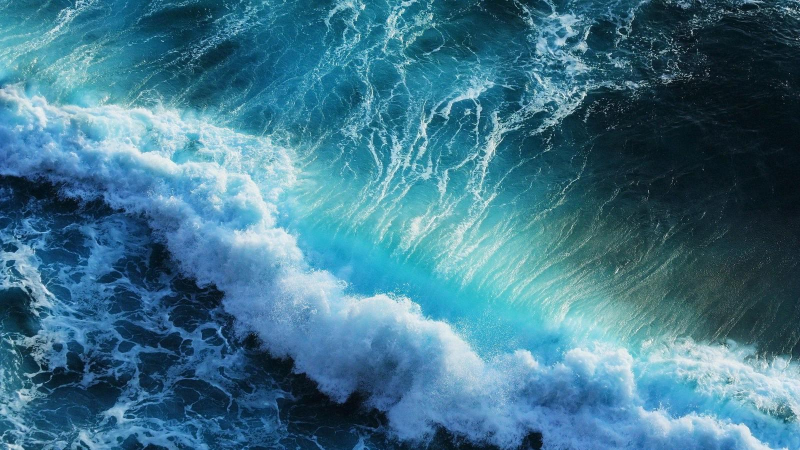
#> input picture hanxlleon/0005/img/1600x900.jpg, 1600 x 900 px (shown at 1/2 size); its folder holds only this picture in this run
$ python 0022.py   (older library calls are emulated)
#> lines starting #> are read from the running program, lines starting #| are printed output that depends on the picture
# -*- coding: utf-8 -*-
#第 0005 题：你有一个目录，装了很多照片，把它们的尺寸变成都不大于 iPhone5 分辨率的大小。
#iphone5的分辨率为1136x640像素

from PIL import Image
import glob, os

def search_imgfile(path):
    abspath = os.path.abspath(path)
    return glob.glob(os.path.join(abspath, '*.jpg'))

def change_image_size(filename, size=(1136, 640)):
#> called with filename = 'hanxlleon/0005/img/1600x900.jpg', size = (1136, 640)
    im = Image.open(filename)
#> im is the input picture: PIL image 1600x900 RGB; mean R, G, B 63.6, 116.9, 139.7
    im.thumbnail(size, Image.ANTIALIAS)
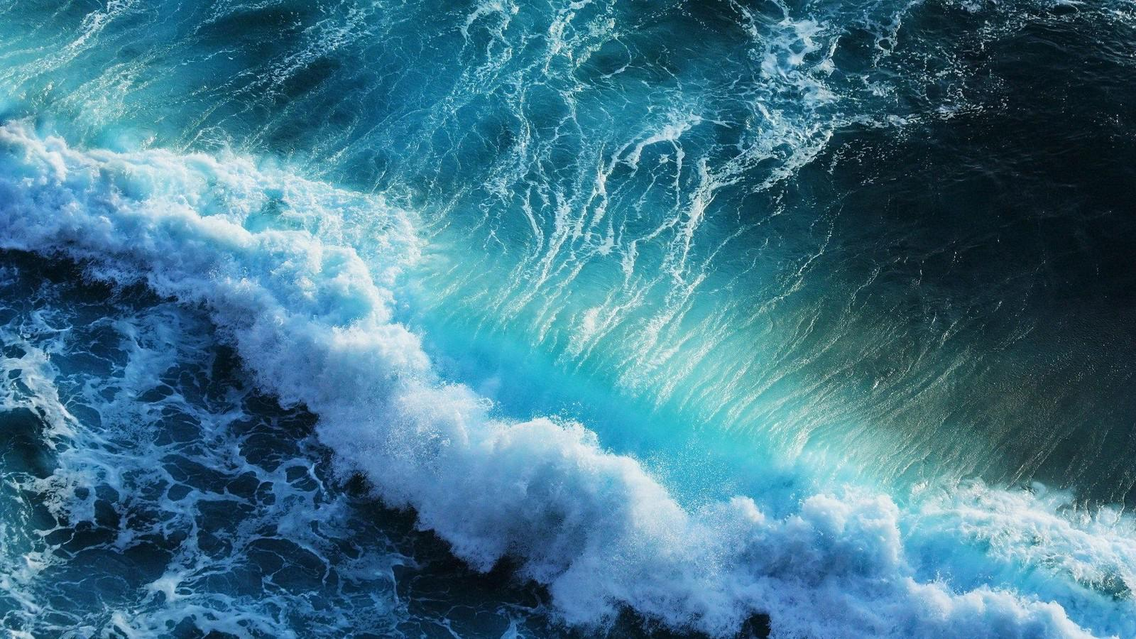
#> im: PIL image 1136x639 RGB; mean R, G, B 63.6, 116.9, 139.7
    # [4 lines of commented-out code are left out]
    (path, imgname) = os.path.split(filename)
    savedname = str(size[0])+'_'+str(size[1])+'_'+imgname
    im.save(os.path.join(path, savedname))

if __name__ == '__main__':
    imgfiles = search_imgfile('img')
    for img in imgfiles:
        change_image_size(img)
        change_image_size(img, size=(1334, 750))
        change_image_size(img, size=(2208, 1242))
